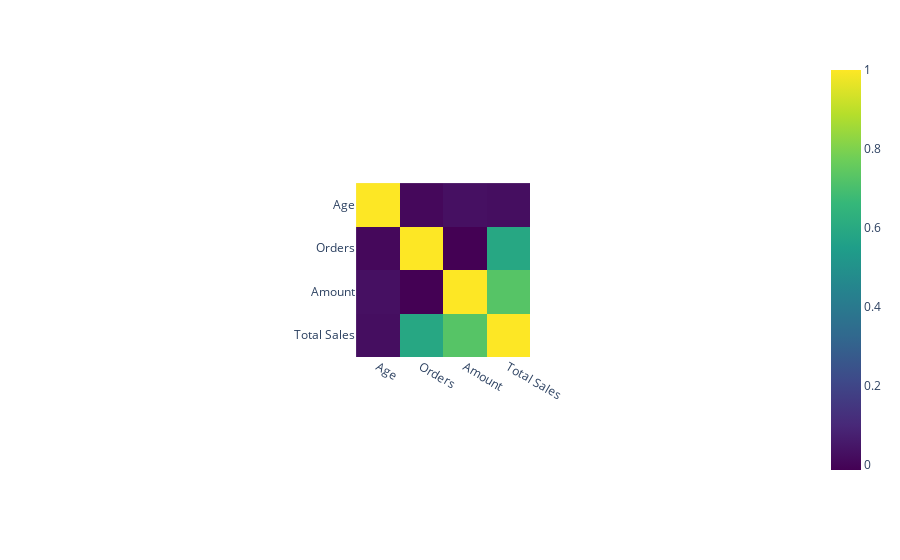

This figure's notebook cell:
### Markdown cell above
### 5. Order Patterns:
#### - How does the number of orders correlate with the total amount spent?
#### - What are the trends in order volume over time during the Diwali season?

### Code cell
## 5 Showing correlation between different variables
numericals=diwali[['Age','Orders','Amount','Total Sales']]
fig = px.imshow(numericals.corr(), color_continuous_scale='Viridis')
fig.show()

### Figure 1 — Plotly figure (JSON) as saved in the notebook; plotly's stock layout.template omitted (floating-point values rounded to 4 significant figures)
{"data": [{"coloraxis": "coloraxis", "hovertemplate": "x: %{x}<br>y: %{y}<br>color: %{z}<extra></extra>", "name": "0", "type": "heatmap", "x": ["Age", "Orders", "Amount", "Total Sales"], "xaxis": "x", "y": ["Age", "Orders", "Amount", "Total Sales"], "yaxis": "y", "z": [[1, 0.007608, 0.03094, 0.02498], [0.007608, 1, -0.01318, 0.5905], [0.03094, -0.01318, 1, 0.7275], [0.02498, 0.5905, 0.7275, 1]]}], "layout": {"autosize": true, "coloraxis": {"colorscale": [[0, "#440154"], [0.1111, "#482878"], [0.2222, "#3e4989"], [0.3333, "#31688e"], [0.4444, "#26828e"], [0.5556, "#1f9e89"], [0.6667, "#35b779"], [0.7778, "#6ece58"], [0.8889, "#b5de2b"], [1, "#fde725"]]}, "margin": {"t": 60}, "xaxis": {"anchor": "y", "autorange": true, "constrain": "domain", "domain": [0.3803, 0.6197], "range": [-0.5, 3.5], "scaleanchor": "y", "type": "category"}, "yaxis": {"anchor": "x", "autorange": true, "constrain": "domain", "domain": [0, 1], "range": [3.5, -0.5], "type": "category"}}}
